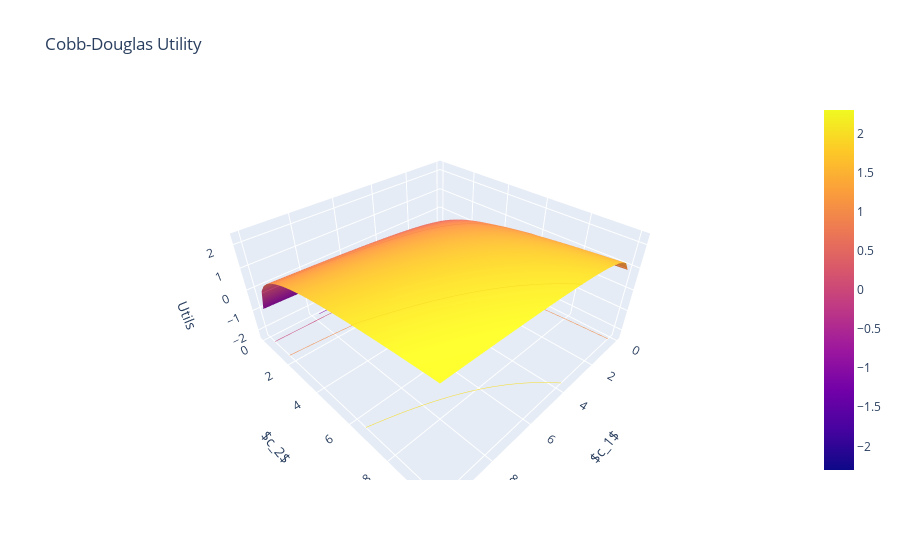

Notebook code cell kept with this figure:
### Markdown cell above
Now construct a 3-d plot of the utility function for us to visualize:

### Code cell
import plotly.offline as py
import plotly.graph_objs as go
import numpy as np


# Commodity space
c1 = np.linspace(0.1, 10, 30)
c2 = np.linspace(0.1, 10, 30)

Utils = np.array([[U([c_1,c_2]) for c_1 in c1] for c_2 in c2])

utils = [
    go.Surface(
        x=c1,
        y=c2,
        z=Utils,
        contours=go.surface.Contours(
            z=go.surface.contours.Z(
              show=True,
              usecolormap=True,
              highlightcolor="#42f462",
              project=dict(z=True)
            )
        )
    )
]

layout = go.Layout(
    title='Cobb-Douglas Utility',
    scene={'xaxis':{'title':'$c_1$'},
           'yaxis':{'title':'$c_2$'},
           'zaxis':{'title':'Utils'}})

fig = go.Figure(data=utils, layout=layout)

py.iplot(fig, filename='latex')

### Figure 1 — Plotly figure (JSON) as saved in the notebook; plotly's stock layout.template omitted (floating-point values rounded to 4 significant figures; data arrays with more than 128 entries replaced by an {"elided": "..."} marker saying what was removed)
{"data": [{"contours": {"z": {"highlightcolor": "#42f462", "project": {"z": true}, "show": true, "usecolormap": true}}, "type": "surface", "x": [0.1, 0.4414, 0.7828, 1.124, 1.466, 1.807, 2.148, 2.49, 2.831, 3.172, 3.514, 3.855, 4.197, 4.538, 4.879, 5.221, 5.562, 5.903, 6.245, 6.586, 6.928, 7.269, 7.61, 7.952, 8.293, 8.634, 8.976, 9.317, 9.659, 10], "y": [0.1, 0.4414, 0.7828, 1.124, 1.466, 1.807, 2.148, 2.49, 2.831, 3.172, 3.514, 3.855, 4.197, 4.538, 4.879, 5.221, 5.562, 5.903, 6.245, 6.586, 6.928, 7.269, 7.61, 7.952, 8.293, 8.634, 8.976, 9.317, 9.659, 10], "z": {"elided": "30x30 float values"}}], "layout": {"scene": {"xaxis": {"title": {"text": "$c_1$"}}, "yaxis": {"title": {"text": "$c_2$"}}, "zaxis": {"title": {"text": "Utils"}}}, "title": {"text": "Cobb-Douglas Utility"}}}
